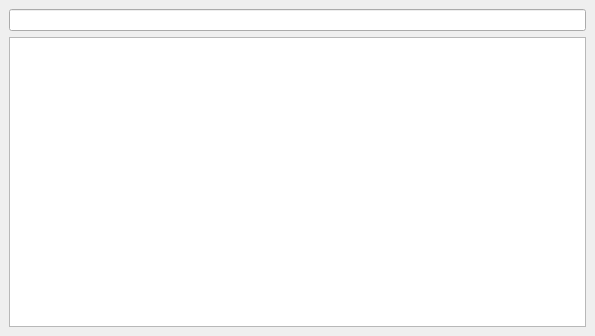
<?xml version="1.0" encoding="UTF-8"?>
<ui version="4.0">
 <class>DatabaseTableView</class>
 <widget class="QDockWidget" name="DatabaseTableView">
  <property name="geometry">
   <rect>
    <x>0</x>
    <y>0</y>
    <width>595</width>
    <height>336</height>
   </rect>
  </property>
  <property name="windowTitle">
   <string/>
  </property>
  <widget class="QWidget" name="dockWidgetContents">
   <layout class="QHBoxLayout" name="horizontalLayout">
    <item>
     <layout class="QVBoxLayout" name="verticalLayout">
      <item>
       <widget class="QLineEdit" name="lineEdit"/>
      </item>
      <item>
       <widget class="QTableView" name="tableView"/>
      </item>
     </layout>
    </item>
   </layout>
  </widget>
 </widget>
 <resources/>
 <connections/>
</ui>
